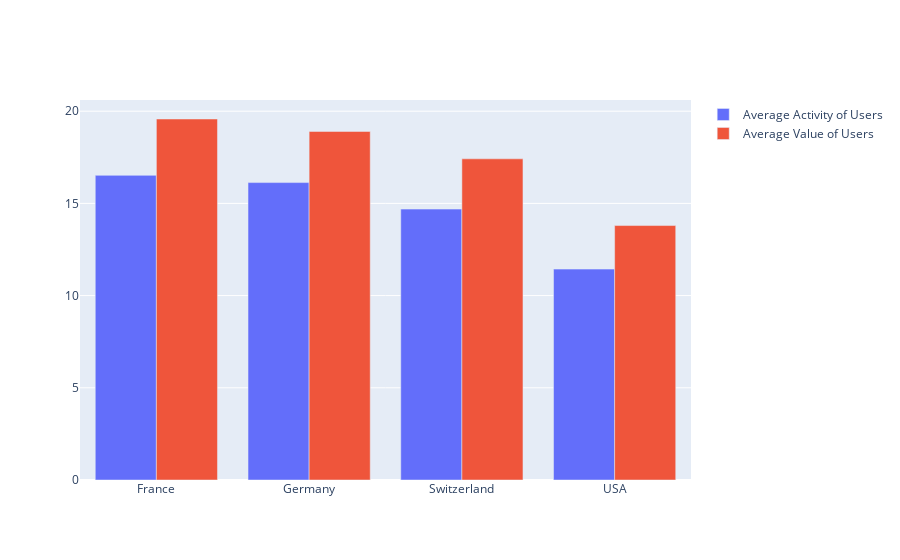

Notebook code cell kept with this figure:
### Code cell
active_user_analysis=ps.sqldf("""select country,avg(attended) User_Activity,avg(booked) User_value
         from output_df group by 1""")

fig = go.Figure(data=[
    go.Bar(name='Average Activity of Users', x=active_user_analysis['country'], y=active_user_analysis['User_Activity']),
    go.Bar(name='Average Value of Users', x=active_user_analysis['country'], y=active_user_analysis['User_value'])
])

fig.update_layout(barmode='group')
fig.show()

### Figure 1 — Plotly figure (JSON) as saved in the notebook; plotly's stock layout.template omitted (floating-point values rounded to 4 significant figures)
{"data": [{"name": "Average Activity of Users", "type": "bar", "x": ["France", "Germany", "Switzerland", "USA"], "y": [16.52, 16.13, 14.69, 11.44]}, {"name": "Average Value of Users", "type": "bar", "x": ["France", "Germany", "Switzerland", "USA"], "y": [19.58, 18.9, 17.42, 13.8]}], "layout": {"barmode": "group"}}
